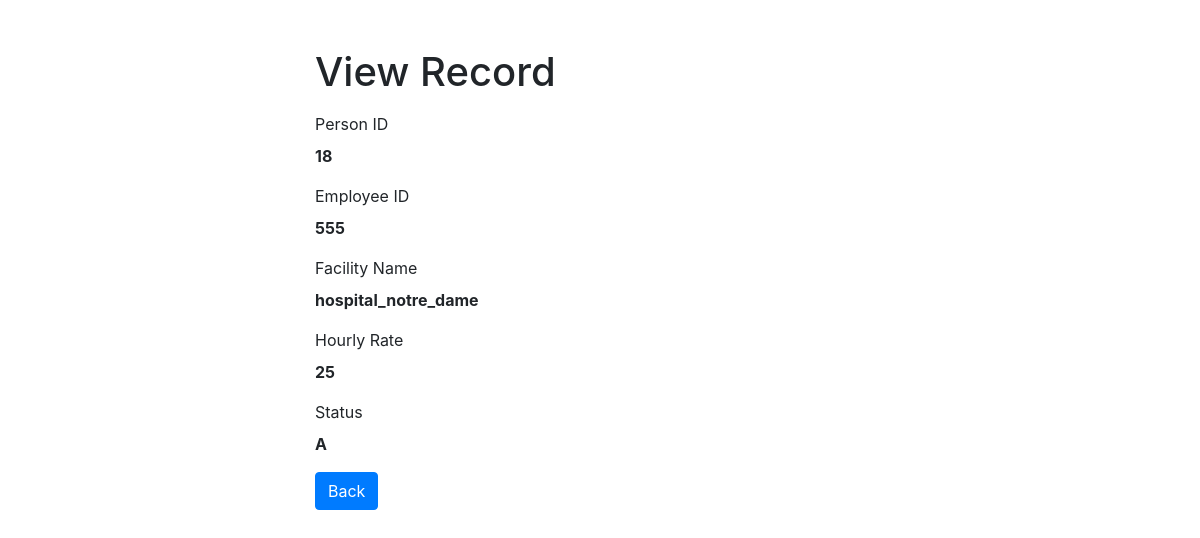
Page /php/public_health_worker/read.php?person_id=18&employee_id=555&facility_name=hospital_notre_dame on the committed database.
### tables this page shows
CREATE TABLE `healthcare_worker` (
  `person_id` int NOT NULL,
  `facility_name` varchar(255) NOT NULL,
  `employee_id` int DEFAULT NULL,
  `hourly_rate` int NOT NULL,
  `status` enum('A','D') NOT NULL DEFAULT 'A' COMMENT 'A - Active, D - Deleted',
  PRIMARY KEY (`person_id`,`facility_name`),
  KEY `facility_name` (`facility_name`),
  CONSTRAINT `healthcare_worker_ibfk_1` FOREIGN KEY (`person_id`) REFERENCES `person` (`person_id`),
  CONSTRAINT `healthcare_worker_ibfk_2` FOREIGN KEY (`facility_name`) REFERENCES `facility` (`name`)
);

### php/public_health_worker/read.php (the view, shortened to what this page needs)
<?php
if (isset($_GET["person_id"]) && !empty(trim($_GET["person_id"])) && isset($_GET["employee_id"]) && !empty(trim($_GET["employee_id"]))) {
    $link = connect();
    $sql = "SELECT * FROM healthcare_worker WHERE person_id = ? AND employee_id=? AND facility_name=?";
    if ($stmt = mysqli_prepare($link, $sql)) {
        mysqli_stmt_bind_param($stmt, "iis", $param_id, $param_employee_id, $param_facility_name);
        if (mysqli_stmt_execute($stmt)) {
            $result = mysqli_stmt_get_result($stmt);
            if (mysqli_num_rows($result) == 1) {
                $row = mysqli_fetch_array($result, MYSQLI_ASSOC);
            } else {
                header("location: error.php");
                exit();
            }
        } else {
            echo "Oops! Something went wrong. Please try again later.";
        }
    }
} else {
    header("location: error.php");
    exit();
}
?>
<!DOCTYPE html>
<html lang="en">
<head>
    <link rel="stylesheet" href="https://stackpath.bootstrapcdn.com/bootstrap/4.5.2/css/bootstrap.min.css">
</head>
<body>
    <div class="wrapper">
        <div class="container-fluid">
            <div class="row">
                <div class="col-md-12">
                    <h1 class="mt-5 mb-3">View Record</h1>
                    <div class="form-group">
                        <label>Person ID</label>
                        <p><b><?php echo $row["person_id"]; ?></b></p>
                    </div>
                    <div class="form-group">
                        <label>Employee ID</label>
                        <p><b><?php echo $row["employee_id"]; ?></b></p>
                    </div>
                    <div class="form-group">
                        <label>Facility Name</label>
                        <p><b><?php echo $row["facility_name"]; ?></b></p>
                    </div>
                    <div class="form-group">
                        <label>Hourly Rate</label>
                        <p><b><?php echo $row["hourly_rate"]; ?></b></p>
                    </div>
                    <div class="form-group">
                        <label>Status</label>
                        <p><b><?php echo $row["status"]; ?></b></p>
                    </div>
                    <p><a href="public_health_worker.php" class="btn btn-primary">Back</a></p>
                </div>
            </div>
        </div>
    </div>
</body>
</html>

### php/public_health_worker/read.php (style rules this page uses)
.wrapper { width: 600px; margin: 0 auto; }

### rows in the picture
healthcare_worker: person "18", employee "555", facility_name "hospital_notre_dame", hourly_rate "25", status "A"
